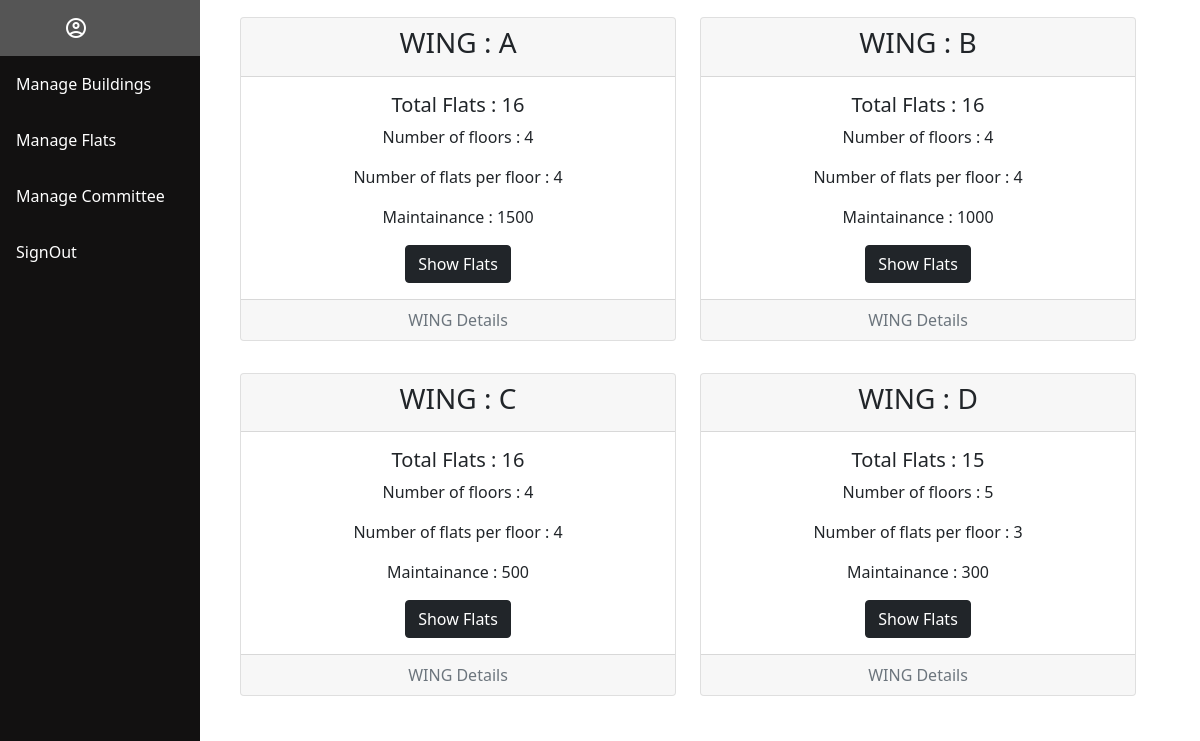
Page /admin/flats.php on the committed database.
### tables this page shows
CREATE TABLE `buildingtb` (
  `b_id` varchar(255) NOT NULL,
  `no_of_floors` int(11) NOT NULL,
  `flats_per_floor` int(11) NOT NULL,
  `total_flats` int(11) NOT NULL,
  `maintainance` int(11) NOT NULL
);

### admin/flats.php (the view, shortened to what this page needs)
<?php
include "./sidebar.php";
?>
<?php
$sql = "select * from buildingTB";
include "connection.php";
$response = mysqli_query($con, $sql);
?>
<div class="content">
    <?php
    if (mysqli_num_rows($response) > 0) {
    ?>
        <div class="container row">
            <?php
            while ($data = mysqli_fetch_assoc($response)) {
            ?>
                <div class="col-sm-6">
                    <div class="card text-center my-3">
                        <div class="card-header">
                           <h3> WING : <?php echo $data['b_id'] ?></h3>
                        </div>
                        <div class="card-body">
                            <h5 class="card-title">Total Flats : <?php echo $data['total_flats'] ?></h5>
                            <p class="card-text">Number of floors : <?php echo $data['no_of_floors'] ?></p>
                            <p class="card-text">Number of flats per floor : <?php echo $data['flats_per_floor'] ?></p>
                            <p class="card-text">Maintainance : <?php echo $data['maintainance'] ?></p>
                            <a href="manageflats.php?BID=<?php echo $data['b_id']?>&FLOOR=<?php echo $data['no_of_floors'] ?>&FLAT=<?php echo $data['flats_per_floor'] ?>" class="btn btn-dark">Show Flats</a>
                        </div>
                        <div class="card-footer text-muted">
                            WING Details
                        </div>
                    </div>
                </div>
            <?php
            }
            ?>
        </div>
    <?php
    }
    ?>
</div>

### css/sidebar.css (style rules this page uses)
div.content { background-color: white; margin-left: 200px; padding: 1px 16px; height: auto; }

### rows in the picture
buildingtb: b_id "A", total_flats "16", no_of_floors "4", flats_per_floor "4", maintainance "1500"
buildingtb: b_id "B", total_flats "16", no_of_floors "4", flats_per_floor "4", maintainance "1000"
buildingtb: b_id "C", total_flats "16", no_of_floors "4", flats_per_floor "4", maintainance "500"
buildingtb: b_id "D", total_flats "15", no_of_floors "5", flats_per_floor "3", maintainance "300"
